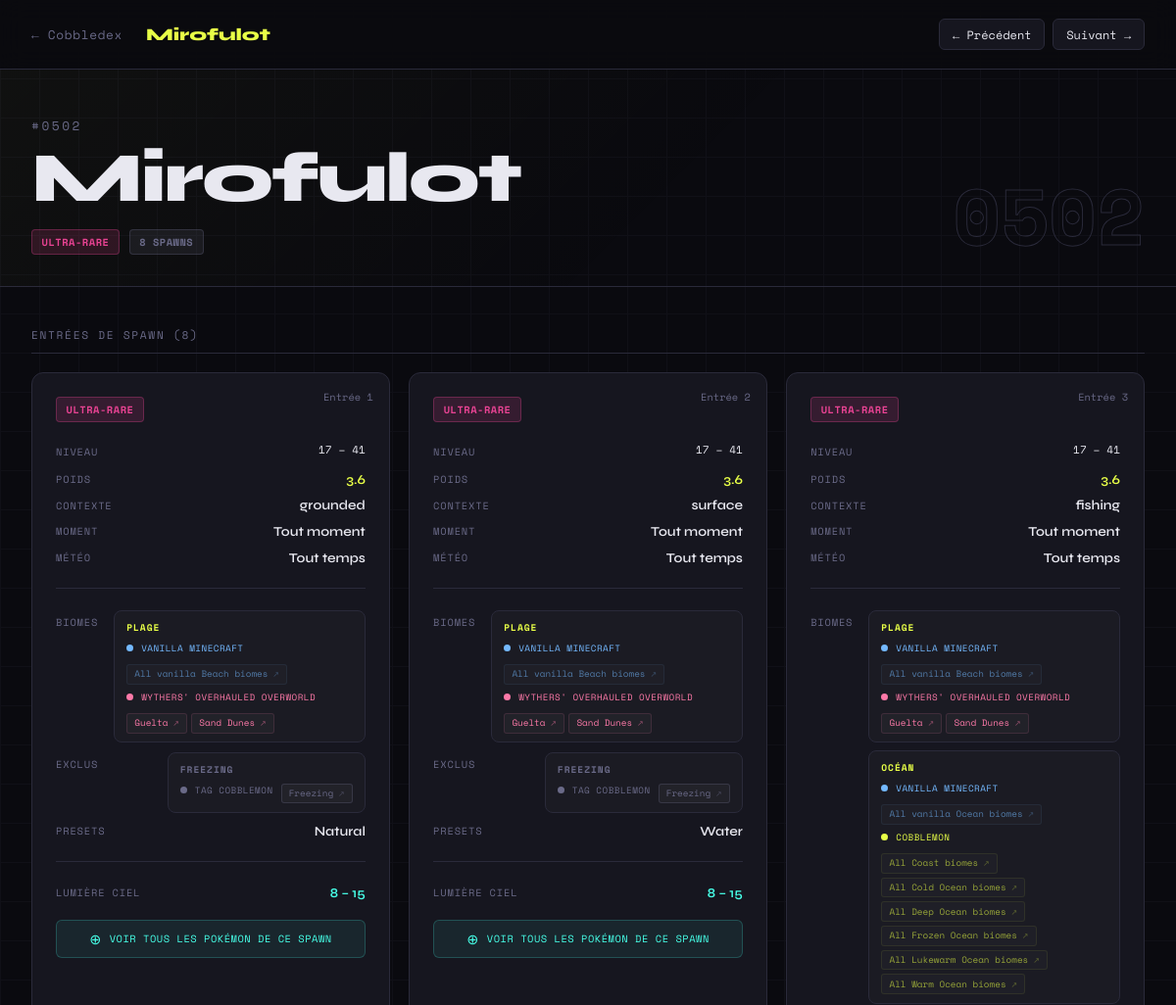
/pokemon/502 (upper part), run on an earlier commit of the app's database.
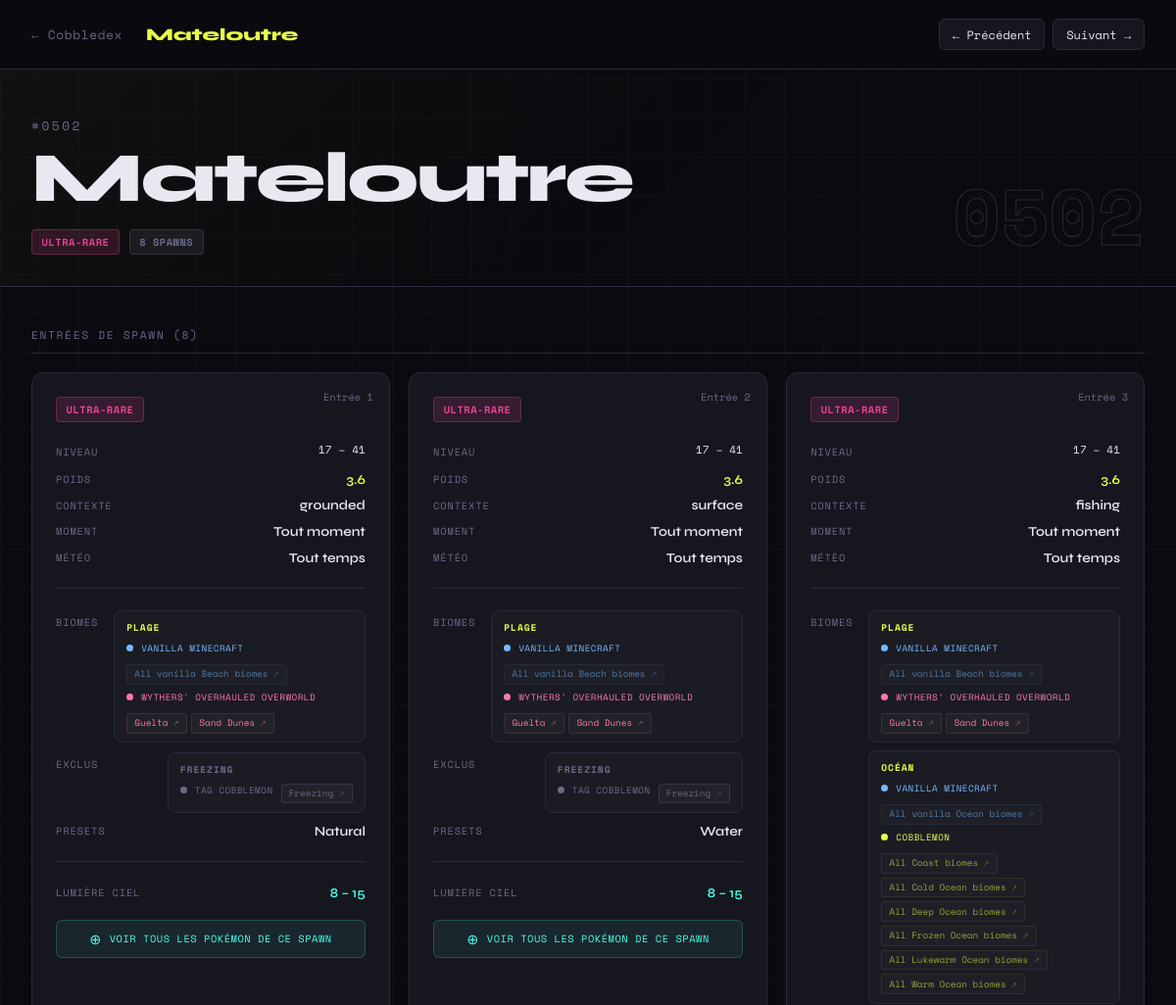
And on a later commit of the database.
### tables this page shows
CREATE TABLE pokemon_spawns (
            id               INTEGER PRIMARY KEY AUTOINCREMENT,
            numero           INTEGER,
            pokemon          TEXT,
            entree           INTEGER,
            bucket           TEXT,
            poids            REAL,
            niveau_min       INTEGER,
            niveau_max       INTEGER,
            biomes           TEXT,
            biomes_exclus    TEXT,
            moment           TEXT,
            meteo            TEXT,
            multiplicateurs  TEXT,
            contexte         TEXT,
            presets          TEXT,
            conditions       TEXT,
            anticonditions   TEXT,
            lumiere_min      REAL,
            lumiere_max      REAL,
            peut_voir_ciel   TEXT,
            pattern          TEXT
        );

### app.py (the view)
@app.route("/pokemon/<int:numero>")
def pokemon_detail(numero):
    conn = get_db()
    rows = conn.execute(
        "SELECT * FROM pokemon_spawns WHERE numero = ? ORDER BY entree",
        (numero,)
    ).fetchall()
    conn.close()
    if not rows:
        abort(404)
    spawns = [dict(r) for r in rows]
    name = spawns[0]["pokemon"]
    for s in spawns:
        s["biomes_expanded"] = expand_spawn_biomes(s["biomes"])
        s["biomes_exclus_expanded"] = expand_spawn_biomes(s["biomes_exclus"])
        s["biomes_by_mod"] = expand_biomes_by_mod(s["biomes"])
        s["biomes_exclus_by_mod"] = expand_biomes_by_mod(s["biomes_exclus"])
    conn = get_db()
    prev_row = conn.execute(
        "SELECT DISTINCT numero FROM pokemon_spawns WHERE numero < ? ORDER BY numero DESC LIMIT 1",
        (numero,)
    ).fetchone()
    next_row = conn.execute(
        "SELECT DISTINCT numero FROM pokemon_spawns WHERE numero > ? ORDER BY numero ASC LIMIT 1",
        (numero,)
    ).fetchone()
    conn.close()
    return render_template("detail.html",
                           name=name,
                           numero=numero,
                           spawns=spawns,
                           prev_num=prev_row[0] if prev_row else None,
                           next_num=next_row[0] if next_row else None,
                           bucket_fr=BUCKET_FR,
                           moment_fr=MOMENT_FR,
                           meteo_fr=METEO_FR,
                           mod_colors=MOD_COLORS,
                           get_mod_color=get_mod_color)

### app.py (called while the page is built)
def get_db():
    conn = sqlite3.connect(DB_PATH)
    conn.row_factory = sqlite3.Row
    return conn

### biome_mapping.py (called while the page is built)
def get_real_biomes(tag_fr):
    return BIOME_MAP.get(tag_fr, [{"biome": tag_fr, "mod": "Tag Cobblemon"}])

def expand_spawn_biomes(biomes_str):
    if not biomes_str:
        return []
    return [{"tag": t.strip(), "biomes": get_real_biomes(t.strip())}
            for t in biomes_str.split(",") if t.strip()]

def get_mod_color(mod):
    return MOD_COLORS.get(mod, "#6a6a88")

def expand_biomes_by_mod(biomes_str):
    if not biomes_str:
        return []
    result = []
    for t in biomes_str.split(","):
        t = t.strip()
        if not t:
            continue
        real_biomes = get_real_biomes(t)
        by_mod = {}
        for b in real_biomes:
            mod = b["mod"]
            by_mod.setdefault(mod, []).append(b["biome"])
        result.append({"tag": t, "by_mod": by_mod})
    return result

### templates/detail.html (shortened to what this page needs)
<!DOCTYPE html>
<html lang="fr">
<head>
</head>
<body>
<nav>
  <a href="/" class="nav-back">← Cobbledex</a>
  <span class="nav-title">{{ name }}</span>
  <div class="nav-arrows">
    {% if prev_num %}
    <a href="/pokemon/{{ prev_num }}" class="nav-arrow">← Précédent</a>
    {% else %}
    <span class="nav-arrow disabled">← Précédent</span>
    {% endif %}
    {% if next_num %}
    <a href="/pokemon/{{ next_num }}" class="nav-arrow">Suivant →</a>
    {% else %}
    <span class="nav-arrow disabled">Suivant →</span>
    {% endif %}
  </div>
</nav>
<div class="hero">
  <div>
    <div class="hero-num">#{{ '%04d' % numero }}</div>
    <div class="hero-name">{{ name }}</div>
    <div class="hero-meta">
      {% set buckets_seen = [] %}
      {% for s in spawns %}
        {% if s.bucket and s.bucket not in buckets_seen %}
          {% if s.bucket == 'common' %}
            <span class="badge badge-common">{{ bucket_fr.get(s.bucket, s.bucket) }}</span>
          {% elif s.bucket == 'uncommon' %}
            <span class="badge badge-uncommon">{{ bucket_fr.get(s.bucket, s.bucket) }}</span>
          {% elif s.bucket == 'rare' %}
            <span class="badge badge-rare">{{ bucket_fr.get(s.bucket, s.bucket) }}</span>
          {% elif s.bucket == 'ultra-rare' %}
            <span class="badge badge-ultra-rare">{{ bucket_fr.get(s.bucket, s.bucket) }}</span>
          {% endif %}
        {% endif %}
      {% endfor %}
      <span class="badge badge-grey">{{ spawns|length }} spawn{{ 's' if spawns|length > 1 }}</span>
    </div>
  </div>
  <div class="hero-right">
    <div class="big-num">{{ '%04d' % numero }}</div>
  </div>
</div>
<div class="content">
  <div class="section-title">Entrées de spawn ({{ spawns|length }})</div>
  <div class="spawns-grid">
    {% for s in spawns %}
    {% set delay = loop.index0 * 0.05 %}
    <div class="spawn-card" style="animation-delay: {{ delay }}s">
      <div class="spawn-entry-num">Entrée {{ s.entree }}</div>
      <div class="spawn-header">
        {% if s.bucket == 'common' %}
          <span class="badge badge-common">{{ bucket_fr.get(s.bucket, s.bucket or '—') }}</span>
        {% elif s.bucket == 'uncommon' %}
          <span class="badge badge-uncommon">{{ bucket_fr.get(s.bucket, s.bucket or '—') }}</span>
        {% elif s.bucket == 'rare' %}
          <span class="badge badge-rare">{{ bucket_fr.get(s.bucket, s.bucket or '—') }}</span>
        {% elif s.bucket == 'ultra-rare' %}
          <span class="badge badge-ultra-rare">{{ bucket_fr.get(s.bucket, s.bucket or '—') }}</span>
        {% else %}
          <span class="badge badge-grey">—</span>
        {% endif %}
      </div>
      <div class="spawn-rows">
        <div class="spawn-row">
          <span class="spawn-key">Niveau</span>
          <div style="display:flex;flex-direction:column;align-items:flex-end;gap:4px">
            <span class="level-nums">{{ s.niveau_min or '?' }} – {{ s.niveau_max or '?' }}</span>
          </div>
        </div>
        <div class="spawn-row">
          <span class="spawn-key">Poids</span>
          <span class="spawn-val accent">{{ s.poids or '—' }}</span>
        </div>
        {% if s.contexte %}
        <div class="spawn-row">
          <span class="spawn-key">Contexte</span>
          <span class="spawn-val">{{ s.contexte }}</span>
        </div>
        {% endif %}
        <div class="spawn-row">
          <span class="spawn-key">Moment</span>
          <span class="spawn-val">{{ moment_fr.get(s.moment, s.moment or '—') }}</span>
        </div>
        <div class="spawn-row">
          <span class="spawn-key">Météo</span>
          <span class="spawn-val">{{ meteo_fr.get(s.meteo, s.meteo or '—') }}</span>
        </div>
        <hr class="separator" />
        {% if s.biomes_by_mod %}
        <div class="spawn-row" style="align-items:flex-start">
          <span class="spawn-key" style="padding-top:4px">Biomes</span>
          <div style="display:flex;flex-direction:column;gap:0.5rem;align-items:flex-end">
            {% for group in s.biomes_by_mod %}
            <div class="biome-group">
              <span class="biome-group-tag">{{ group.tag }}</span>
              {% for mod, blist in group.by_mod.items() %}
              <div class="biome-mod-row">
                <span class="biome-mod-dot" style="background:{{ get_mod_color(mod) }}"></span>
                <span class="biome-mod-name" style="color:{{ get_mod_color(mod) }}">{{ mod }}</span>
                <div class="biome-mod-chips">
                  {% for b in blist %}
                  {% if b.startswith('All ') %}
                  <span class="biome-chip" style="border-color:{{ get_mod_color(mod) }}22;color:{{ get_mod_color(mod) }};opacity:0.6;cursor:default" title="Tag groupé — non cliquable">{{ b }}</span>
                  {% else %}
                  <a class="biome-chip"
                     href="/spawns/biome-reel?biome={{ b | urlencode }}&mod={{ mod | urlencode }}&from={{ numero }}&entry={{ s.entree }}"
                     style="border-color:{{ get_mod_color(mod) }}22;color:{{ get_mod_color(mod) }}"
                     title="Voir tous les Pokémon de {{ b }}">{{ b }}</a>
                  {% endif %}
                  {% endfor %}
                </div>
              </div>
              {% endfor %}
            </div>
            {% endfor %}
          </div>
        </div>
        {% endif %}
        {% if s.biomes_exclus_by_mod %}
        <div class="spawn-row" style="align-items:flex-start">
          <span class="spawn-key" style="padding-top:4px">Exclus</span>
          <div style="display:flex;flex-direction:column;gap:0.5rem;align-items:flex-end">
            {% for group in s.biomes_exclus_by_mod %}
            <div class="biome-group">
              <span class="biome-group-tag" style="color:var(--muted)">{{ group.tag }}</span>
              {% for mod, blist in group.by_mod.items() %}
              <div class="biome-mod-row">
                <span class="biome-mod-dot" style="background:var(--muted)"></span>
                <span class="biome-mod-name" style="color:var(--muted)">{{ mod }}</span>
                <div class="biome-mod-chips">
                  {% for b in blist %}
                  <span class="biome-chip" style="border-color:rgba(106,106,136,0.3);color:var(--muted)">{{ b }}</span>
                  {% endfor %}
                </div>
              </div>
              {% endfor %}
            </div>
            {% endfor %}
          </div>
        </div>
        {% endif %}
        {% if s.presets %}
        <div class="spawn-row">
          <span class="spawn-key">Presets</span>
          <span class="spawn-val">{{ s.presets }}</span>
        </div>
        {% endif %}
        {% if s.lumiere_min is not none or s.lumiere_max is not none %}
        <hr class="separator" />
        <div class="spawn-row">
          <span class="spawn-key">Lumière ciel</span>
          <span class="spawn-val accent2">{{ s.lumiere_min | int if s.lumiere_min is not none else '?' }} – {{ s.lumiere_max | int if s.lumiere_max is not none else '?' }}</span>
        </div>
        {% endif %}
      </div>
      {% if s.biomes %}
      {% set biomes_encoded = s.biomes | replace(', ', ',') %}
      <a class="cospawn-btn"
         href="/spawns/biome?biomes={{ biomes_encoded | urlencode }}&from={{ numero }}&entry={{ s.entree }}">
        <span class="icon">⊕</span>
        Voir tous les Pokémon de ce spawn
      </a>
      {% endif %}
    </div>
    {% endfor %}
  </div>
</div>
</body>
</html>

What changed in the data, as far as the page shows it:
changed pokemon_spawns "grounded": pokemon "Mirofulot" → "Mateloutre"
